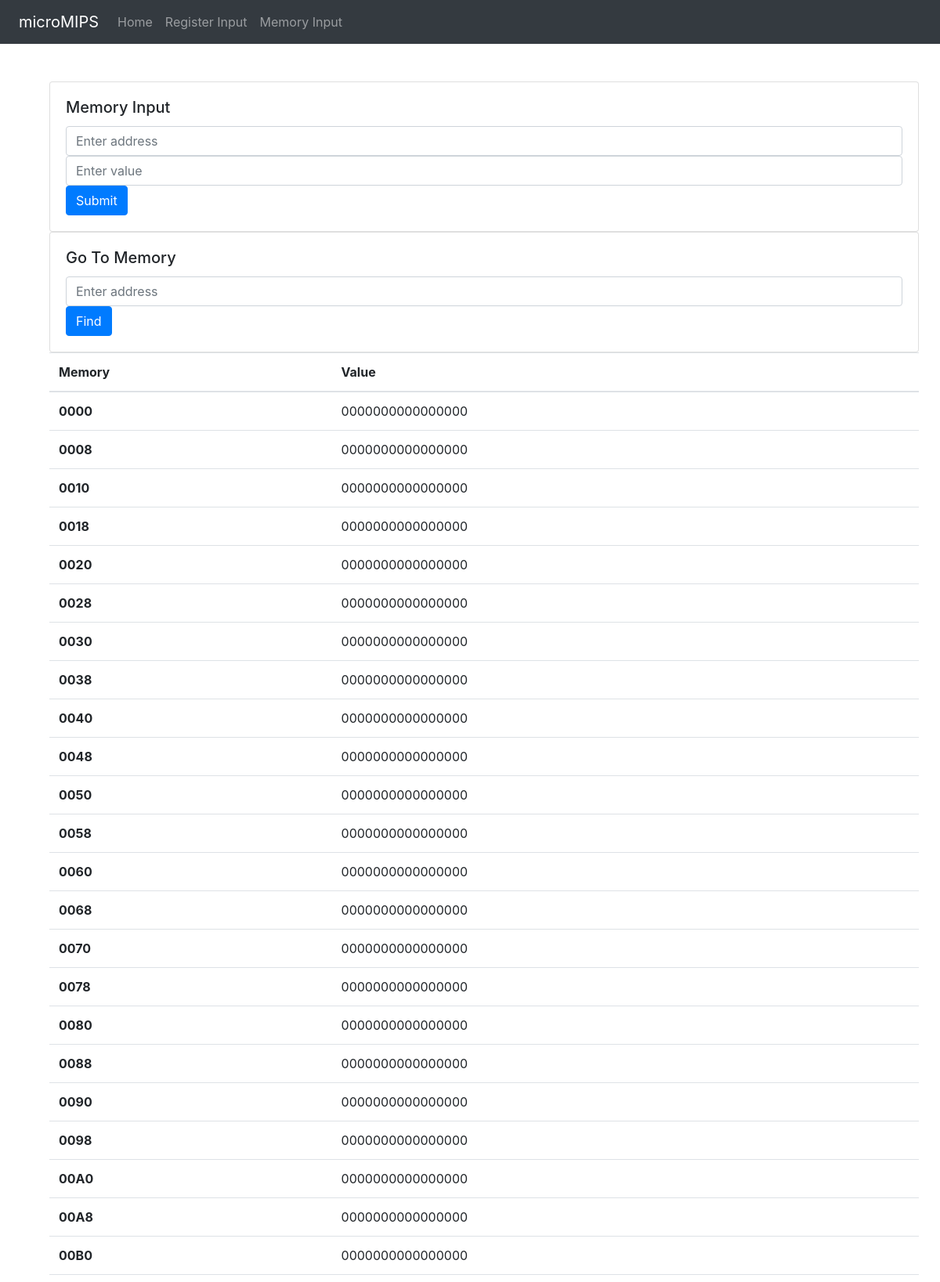
The page /meminput/ (upper part) on the database its author committed.
### processor/models.py (models this page shows, shortened)
class DataSegment(models.Model):
	addr = models.CharField(blank=True, max_length=4)
	value = models.CharField(default="0000000000000000", max_length=16)

### processor/views.py (the view, shortened to what this page needs)
# urls.py: url(r'^meminput/$', views.memInput, name='memInput'),
def memInput(request):
	mem = DataSegment.objects.all()
	context = {
		'mem': mem,
	}
	return render(request, 'processor/meminput.html', context)

### processor/templates/processor/meminput.html (shortened to what this page needs)
{% extends 'processor/extends/header.html' %}
{% block body %}
<div class="container m-5">
    <div class="card">
        <div class="card-body">
            <h5 class="card-title">Memory Input</h5>
            <form method="POST">
                <input type="text" name="memAddr" class="form-control mb-2 mr-sm-2 mb-sm-0" id="inlineFormInput" placeholder="Enter address">
                <input type="text" name="memVal" class="form-control mb-2 mr-sm-2 mb-sm-0" id="inlineFormInput" placeholder="Enter value">
                <button class="btn btn-primary" type="submit">Submit</button>
            </form>
        </div>
    </div>
    <div class="card">
        <div class="card-body">
            <h5 class="card-title">Go To Memory</h5>
            <input type="text" id="goToAddress" class="form-control mb-2 mr-sm-2 mb-sm-0" id="inlineFormInput" placeholder="Enter address">
            <button id="findbtn" class="btn btn-primary">Find</button>
        </div>
    </div>
    <table id="myTable" class="table">
        <thead>
            <tr>
                <th scope="col">Memory</th>
                <th scope="col">Value</th>
            </tr>
        </thead>
        <tbody>
            {% for m in mem %}
            <tr class="clickable-row">
                <th scope="row" id="{{ m.addr }}">{{ m.addr }}</th>
                <td>{{ m.value }}</td>
            </tr>
            {% endfor %}
        </tbody>
  </table>
</div>
{% endblock %}

### rows shown on the page
DataSegment: addr "0000", value "0000000000000000"
DataSegment: addr "0008", value "0000000000000000"
DataSegment: addr "0010", value "0000000000000000"
DataSegment: addr "0018", value "0000000000000000"
DataSegment: addr "0020", value "0000000000000000"
DataSegment: addr "0028", value "0000000000000000"
DataSegment: addr "0030", value "0000000000000000"
DataSegment: addr "0038", value "0000000000000000"
DataSegment: addr "0040", value "0000000000000000"
DataSegment: addr "0048", value "0000000000000000"
DataSegment: addr "0050", value "0000000000000000"
DataSegment: addr "0058", value "0000000000000000"
DataSegment: addr "0060", value "0000000000000000"
DataSegment: addr "0068", value "0000000000000000"
DataSegment: addr "0070", value "0000000000000000"
DataSegment: addr "0078", value "0000000000000000"
DataSegment: addr "0080", value "0000000000000000"
DataSegment: addr "0088", value "0000000000000000"
DataSegment: addr "0090", value "0000000000000000"
DataSegment: addr "0098", value "0000000000000000"
DataSegment: addr "00A0", value "0000000000000000"
DataSegment: addr "00A8", value "0000000000000000"
DataSegment: addr "00B0", value "0000000000000000"
